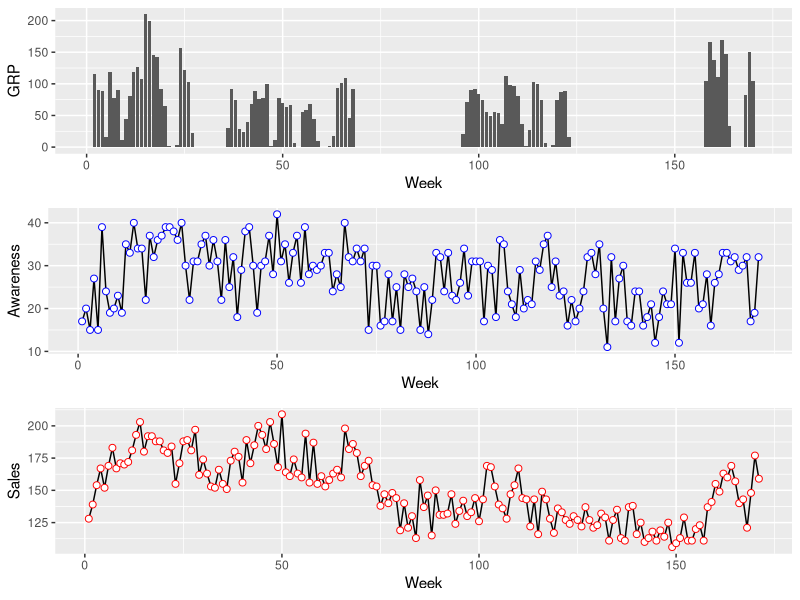

Write the R code that produced this figure.
setwd("/Users/prasad/Desktop/Jan_2022/Teaching/BAX442/2022/Lectures/Class7/")
rm(list=ls(all=TRUE)) #clear data

# install.packages(c("ggplot2", "gridExtra"), dependencies = TRUE, repos = "https://cloud.r-project.org")

library(ggplot2)
library(gridExtra)


##### Read Data #####

data <- read.csv("chocolate.csv", sep = ",", dec = ".", header = T) 	# weekly data
names(data)
head(data,5)


##### Plot Data #####

p1 <- ggplot(data, aes(x = Week, y = GRP)) + geom_bar(stat = "identity") 
p2 <- ggplot(data, aes(x = Week, y = Awareness)) + geom_line() + geom_point(colour="blue", size = 2, shape = 21, fill="white") 
p3 <- ggplot(data, aes(x = Week, y = Sales)) + geom_line() + geom_point(colour="red", size = 2, shape = 21, fill="white") 

grid.arrange(p1,p2,p3,  nrow = 3)  # present both GRP and Awareness plots stacked in 2 rows
theme_set(theme_bw())



##### Variables #####

grp <- data[,2]			# Proportional to $ AdSpends per week. GRP = reach x frequency = percentage market reached x number of times per week 
aware <- data[,3]		# percentage of the market aware of ad campaign 
sales <- data[,4]		# sales


m0 <- lm(sales ~ grp + aware)
summary(m0)				



# Direct Effect: GRP -> Sales 
# Indirect Effects: GRP -> Aware and Aware -> Sales

m1 <- lm(sales ~ grp); summary(m1)
m2 <- lm(aware ~ grp); summary(m2)
m3 <- lm(sales ~ aware); summary(m3)


# Direct and Indirect Effects
a <- m2$coeff[2]
b <- m3$coeff[2]
c <- m1$coeff[2]
mediation.effect = unname(a * b)
total.effect = unname(c + a * b)

# Mediational Inference
# What's the 95% CI for indirect effect? Not available from regression theory. The distribution of a x b is not normal and not known yet. So apply data bootstrap.



##### HW6: Residual Bootstrap to answer Q1 and Q2 ##### 
# Q1. Plot histograms for a, b, c, mediation.effect, total.effect 
# Q2. Find 95% CI for indirect effect, direct effect, and total effect












